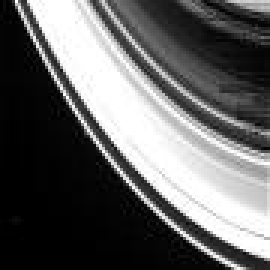
%> input picture Leccion 3/saturno_(5).jpg, 90 x 90 px (shown 3 times larger)
$ octave ejemplo3.m   (GNU Octave 9; MATLAB toolbox functions it lacks are replaced by stand-ins)
%> lines starting %> are read from the running program, lines starting %| are printed output that depends on the picture
% Ejemplo de como limpiar una imagen con ruido

% Luis
pkg load image
A = imread('saturno_(5).jpg');
%> A is the input picture: size 90x90 uint8; min 0, max 255, mean 98
A = im2double(A);
%> A: size 90x90 double
subplot(1, 3, 1)
imshow(A)
title('Imagen Original')

%Agregar ruido
[m, n] = size(A);
%> m = 90; n = 90
N = randn(m, n);
Y = A + N;
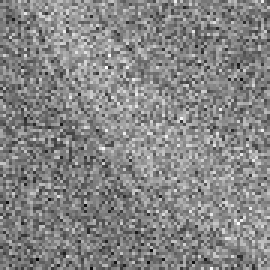
%> Y: size 90x90 double (shown 3 times larger); min -3.76, max 4.15, mean 0.383; drawn with min black and max white
Y1 = im2uint8(Y);
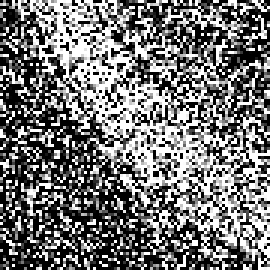
%> Y1: size 90x90 uint8 (shown 3 times larger); min 0, max 255, mean 116.8
subplot(1, 3, 2)
imshow(Y)
title('Imagen con Ruido')

% Crear filtro
F = A * pinv(Y);
Arec = F * Y; % reconstrucci髇 de la imagen
Arec = im2uint8(Arec);
subplot(1, 3, 3)
imshow(Arec)
title('Imagen reconstruida')
